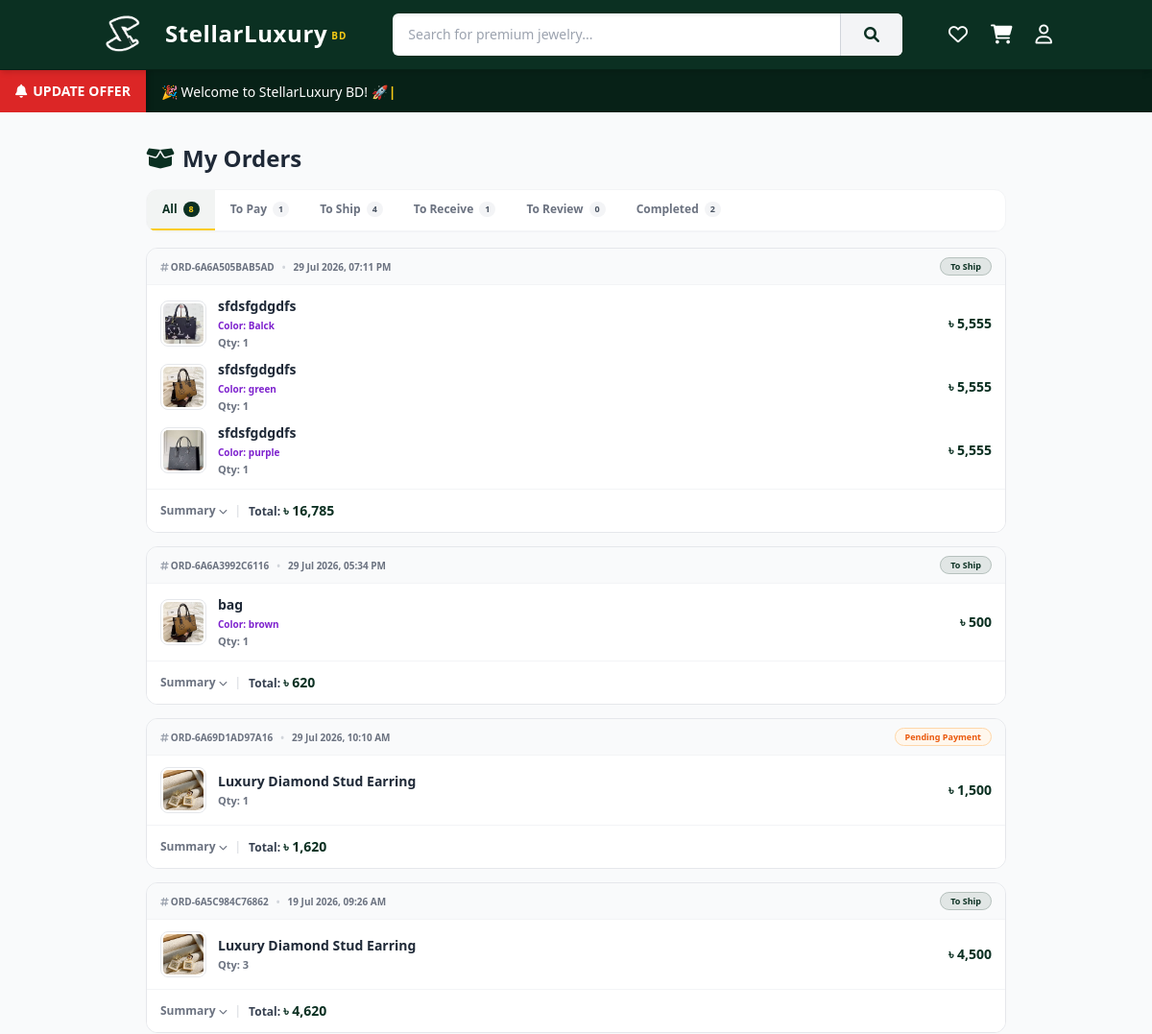
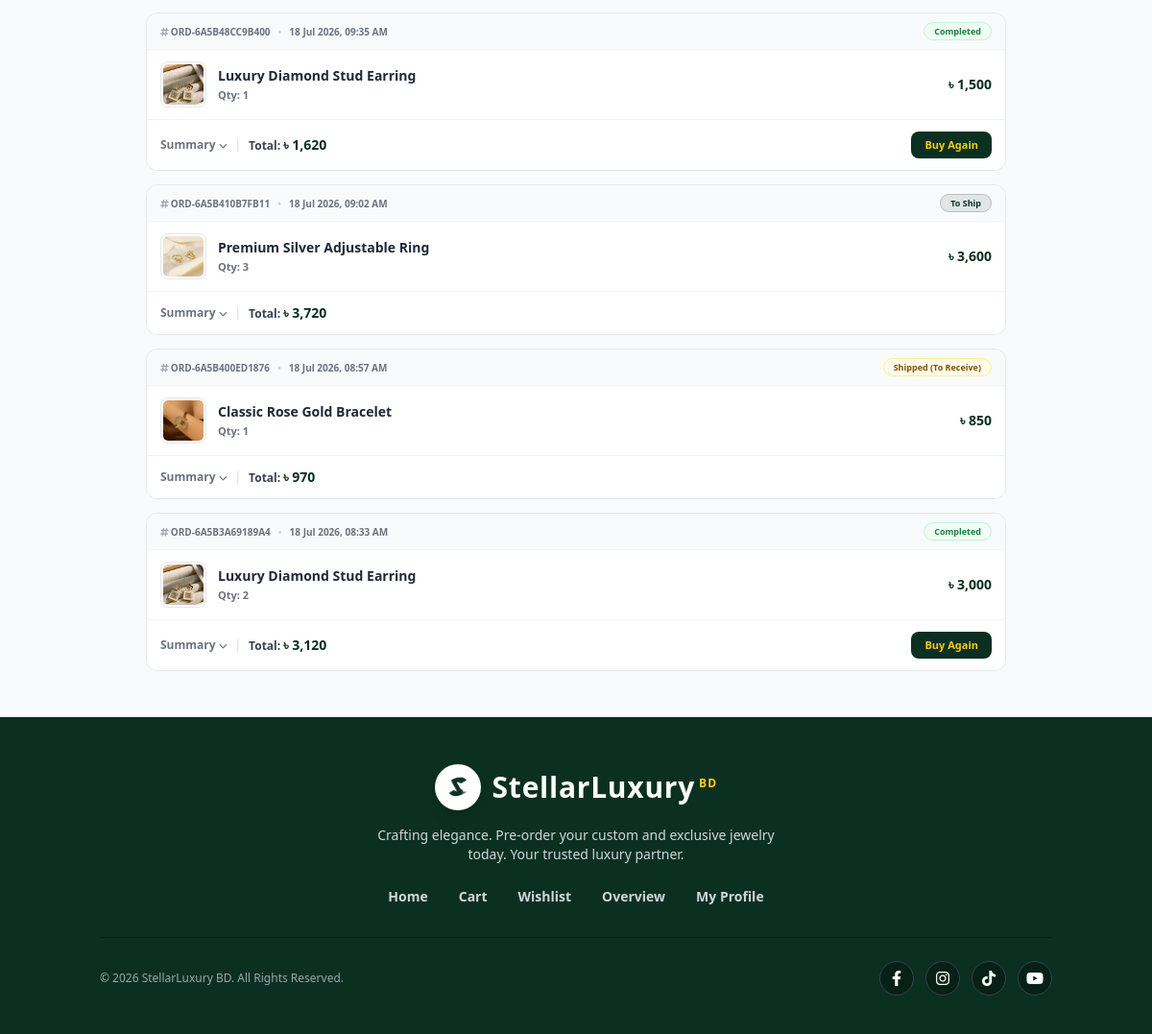
Screenshot of /orders.php (signed in) with the database file from the repository (2 pictures, top to bottom).
### tables this page shows
CREATE TABLE `orders` (
  `id` int(11) NOT NULL,
  `order_id` varchar(50) NOT NULL,
  `user_id` int(11) NOT NULL,
  `total_amount` decimal(10,2) NOT NULL,
  `payment_method` varchar(50) NOT NULL,
  `trx_id` varchar(100) DEFAULT NULL,
  `payment_screenshot` varchar(255) DEFAULT NULL,
  `payment_status` varchar(20) DEFAULT 'Pending',
  `order_status` varchar(20) DEFAULT 'to_pay',
  `shipping_address` text DEFAULT NULL,
  `created_at` timestamp NOT NULL DEFAULT current_timestamp(),
  `status` varchar(50) NOT NULL DEFAULT 'Pending',
  `payment_note` text DEFAULT NULL
);

CREATE TABLE `order_items` (
  `id` int(11) NOT NULL,
  `order_id` int(11) NOT NULL,
  `product_id` int(11) NOT NULL,
  `quantity` int(11) NOT NULL,
  `price` decimal(10,2) NOT NULL,
  `variant_id` int(11) DEFAULT 0
);

CREATE TABLE `products` (
  `id` int(11) NOT NULL,
  `name` varchar(255) NOT NULL,
  `category` varchar(100) NOT NULL,
  `material` varchar(100) NOT NULL,
  `price` decimal(10,2) NOT NULL,
  `old_price` decimal(10,2) DEFAULT NULL,
  `stock_status` varchar(50) NOT NULL,
  `image` varchar(255) NOT NULL,
  `video` varchar(255) DEFAULT NULL,
  `image2` varchar(255) DEFAULT NULL,
  `image3` varchar(255) DEFAULT NULL,
  `image4` varchar(255) DEFAULT NULL,
  `image5` varchar(255) DEFAULT NULL,
  `image6` varchar(255) DEFAULT NULL,
  `image7` varchar(255) DEFAULT NULL,
  `image8` varchar(255) DEFAULT NULL,
  `description` text NOT NULL
);

### orders.php (the view, shortened to what this page needs)
<?php
include 'db.php';
$user_id = $_SESSION['user_id'];
$current_status = isset($_GET['status']) ? $_GET['status'] : 'all';
$counts = ['all' => 0, 'to_pay' => 0, 'to_ship' => 0, 'to_receive' => 0, 'to_review' => 0, 'completed' => 0];
$count_sql = "SELECT order_status, COUNT(*) as count FROM orders WHERE user_id = $user_id GROUP BY order_status";
$count_res = $conn->query($count_sql);
if($count_res && $count_res->num_rows > 0) {
    while($row = $count_res->fetch_assoc()) {
        $status = $row['order_status'];
        if(array_key_exists($status, $counts)) {
            $counts[$status] = $row['count'];
        }
        $counts['all'] += $row['count'];
    }
}
$status_filter = "";
$orders_sql = "SELECT * FROM orders WHERE user_id = $user_id $status_filter ORDER BY id DESC";
$orders_result = $conn->query($orders_sql);
include 'header.php';
?>
<main class="container mx-auto px-3 md:px-6 py-4 md:py-8 flex-grow min-h-[70vh] pb-24 md:pb-12 bg-gray-50">
    <div class="max-w-4xl mx-auto">
        <div class="flex justify-between items-center mb-4">
            <h1 class="text-xl md:text-2xl font-black text-gray-800 flex items-center gap-2">
                <i class="fas fa-box-open text-[#0B3022]"></i> My Orders
            </h1>
        </div>
        <div class="bg-white rounded-xl shadow-xs border border-gray-100 mb-4 overflow-hidden">
            <div class="flex overflow-x-auto no-scrollbar border-b border-gray-100 text-xs font-bold">
                <?php
                $tabs = [
                    'all' => 'All',
                    'to_pay' => 'To Pay',
                    'to_ship' => 'To Ship',
                    'to_receive' => 'To Receive',
                    'to_review' => 'To Review',
                    'completed' => 'Completed'
                ];
                foreach($tabs as $key => $label):
                    $active = ($current_status == $key);
                ?>
                <a href="orders.php?status=<?php echo $key; ?>" class="flex flex-shrink-0 items-center px-4 py-3 transition-all border-b-2 <?php echo $active ? 'text-[#0B3022] border-[#facc15] bg-[#0B3022]/5 font-black' : 'text-gray-500 border-transparent hover:text-[#0B3022]'; ?>">
                    <?php echo $label; ?>
                    <span class="ml-1.5 <?php echo $active ? 'bg-[#0B3022] text-[#facc15]' : 'bg-gray-100 text-gray-600'; ?> px-1.5 py-0.2 rounded-full text-[9px]"><?php echo $counts[$key]; ?></span>
                </a>
                <?php endforeach; ?>
            </div>
        </div>
        <div class="space-y-3.5">
            <?php if($orders_result && $orders_result->num_rows > 0): ?>
                <?php while($order = $orders_result->fetch_assoc()):
                    $order_id = $order['id'];
                    $pay_stat = strtolower($order['payment_status']);
                    $ord_stat = $order['order_status'];
                    $status_badge = "";
                    if($ord_stat == 'to_pay') {
                        if($pay_stat == 'paid' || $pay_stat == 'received' || $pay_stat == 'approved') {
                            $status_badge = "<span class='bg-blue-50 text-blue-700 px-2.5 py-0.5 rounded-full text-[9px] font-black border border-blue-200 whitespace-nowrap'>Payment Approved</span>";
                        } else {
                            $status_badge = "<span class='bg-orange-50 text-orange-600 px-2.5 py-0.5 rounded-full text-[9px] font-black border border-orange-200 whitespace-nowrap'>Pending Payment</span>";
                        }
                    } elseif($ord_stat == 'to_ship') {
                        $status_badge = "<span class='bg-[#0B3022]/10 text-[#0B3022] px-2.5 py-0.5 rounded-full text-[9px] font-black border border-[#0B3022]/20 whitespace-nowrap'>To Ship</span>";
                    } elseif($ord_stat == 'to_receive') {
                        $status_badge = "<span class='bg-yellow-50 text-yellow-800 px-2.5 py-0.5 rounded-full text-[9px] font-black border border-yellow-200 whitespace-nowrap'>Shipped (To Receive)</span>";
                    } elseif($ord_stat == 'to_review') {
                        $status_badge = "<span class='bg-purple-50 text-purple-700 px-2.5 py-0.5 rounded-full text-[9px] font-black border border-purple-200 whitespace-nowrap'>Review Needed</span>";
                    } elseif($ord_stat == 'completed') {
                        $status_badge = "<span class='bg-green-50 text-green-700 px-2.5 py-0.5 rounded-full text-[9px] font-black border border-green-200 whitespace-nowrap'>Completed</span>";
                    }
                ?>
                <div class="bg-white rounded-xl shadow-xs border border-gray-200 overflow-hidden text-xs">
                    <div class="bg-gray-50/90 border-b border-gray-100 px-3.5 py-2.5 flex flex-wrap justify-between items-center gap-2">
                        <div class="flex items-center gap-2 text-[10px] text-gray-500 font-bold break-all">
                            <span><i class="fas fa-hashtag text-gray-400 mr-0.5"></i><?php echo htmlspecialchars($order['order_id']); ?></span>
                            <span class="text-gray-300">•</span>
                            <span><?php echo date('d M Y, h:i A', strtotime($order['created_at'])); ?></span>
                        </div>
                        <div class="flex-shrink-0"><?php echo $status_badge; ?></div>
                    </div>
                    <div class="px-3.5 py-3 space-y-2.5">
                        <?php
                        $items_sql = "SELECT order_items.*, products.name, products.image,
                                     COALESCE(product_color_variants.variant_image, '') as variant_image,
                                     COALESCE(product_color_variants.color_name, '') as color_name
                                     FROM order_items
                                     JOIN products ON order_items.product_id = products.id
                                     LEFT JOIN product_color_variants ON order_items.variant_id = product_color_variants.id
                                     WHERE order_items.order_id = $order_id";
                        $items_res = $conn->query($items_sql);
                        $first_product_id = 0;
                        if($items_res && $items_res->num_rows > 0):
                            $count = 0;
                            while($item = $items_res->fetch_assoc()):
                                if($count == 0) $first_product_id = $item['product_id'];
                                $count++;
                                $display_img = !empty($item['variant_image']) ? $item['variant_image'] : $item['image'];
                        ?>
                        <div class="flex items-start sm:items-center gap-3">
                            <img src="<?php echo $display_img; ?>" class="w-12 h-12 object-cover rounded-lg border border-gray-200 bg-white p-0.5 flex-shrink-0">
                            <div class="flex-1 min-w-0">
                                <h4 class="font-bold text-gray-800 text-xs md:text-sm leading-snug break-words"><?php echo htmlspecialchars($item['name']); ?></h4>
                                <?php if(!empty($item['color_name'])): ?>
                                    <p class="text-[10px] font-extrabold text-purple-700 mt-0.5">Color: <?php echo htmlspecialchars($item['color_name']); ?></p>
                                <?php endif; ?>
                                <p class="text-[11px] text-gray-500 font-bold mt-0.5">Qty: <?php echo $item['quantity']; ?></p>
                            </div>
                            <span class="font-black text-[#0B3022] text-xs sm:text-sm flex-shrink-0 self-center">৳ <?php echo number_format($item['price'] * $item['quantity']); ?></span>
                        </div>
                        <?php
                            endwhile;
                        endif;
                        ?>
                    </div>
                    <div class="border-t border-gray-100 bg-white px-3.5 py-3 flex flex-wrap justify-between items-center gap-3">
                        <div class="flex items-center gap-2">
                            <button onclick="toggleSummary(<?php echo $order_id; ?>)" class="text-xs font-bold text-gray-500 hover:text-[#0B3022] transition flex items-center gap-1">
                                Summary <i id="icon_summary_<?php echo $order_id; ?>" class="fas fa-chevron-down text-[9px]"></i>
                            </button>
                            <span class="text-gray-300">|</span>
                            <span class="font-bold text-gray-700 text-xs">Total: <span class="font-black text-[#0B3022] text-sm">৳ <?php echo number_format($order['total_amount']); ?></span></span>
                        </div>
                        <div class="flex gap-2">
                            <?php if($ord_stat == 'completed'): ?>
                                <a href="product_variant.php?id=<?php echo $first_product_id; ?>" class="bg-[#0B3022] text-[#facc15] text-[11px] font-extrabold px-3.5 py-1.5 rounded-lg hover:bg-[#072117] transition shadow-xs">Buy Again</a>
                            <?php elseif($ord_stat == 'to_review'): ?>
                                <button onclick="toggleReviewForm(<?php echo $order_id; ?>)" class="bg-[#facc15] text-[#0B3022] text-[11px] font-black px-4 py-1.5 rounded-lg hover:bg-yellow-500 transition shadow-xs flex items-center gap-1.5 animate-pulse">
                                    <i class="fas fa-star"></i> Collect 10 Points
                                </button>
                            <?php endif; ?>
                        </div>
                    </div>
                </div>
                <?php endwhile; ?>
            <?php endif; ?>
        </div>
    </div>
</main>
<?php include 'footer.php'; ?>

### header.php (style rules this page uses)
.no-scrollbar { -ms-overflow-style: none; scrollbar-width: none; }

### orders.php (style rules this page uses)
.no-scrollbar { -ms-overflow-style: none; scrollbar-width: none; }

### rows the page displays
orders: order "ORD-6A6A505BAB5AD", created_at "29 Jul 2026, 07:11 PM", order_status "To Ship", total_amount "16,785"
order_items: shows a picture, product.name "sfdsfgdgdfs", color_name "Balck", quantity "1", $item['price'] * $item['quantity'] "5,555"
order_items: product.name "sfdsfgdgdfs", color_name "green", quantity "1", $item['price'] * $item['quantity'] "5,555"
order_items: shows a picture, product.name "sfdsfgdgdfs", color_name "purple", quantity "1", $item['price'] * $item['quantity'] "5,555"
orders: order "ORD-6A6A3992C6116", created_at "29 Jul 2026, 05:34 PM", order_status "To Ship", total_amount "620"
order_items: product.name "bag", color_name "brown", quantity "1", $item['price'] * $item['quantity'] "500"
orders: order "ORD-6A69D1AD97A16", created_at "29 Jul 2026, 10:10 AM", payment_status "Pending Payment", total_amount "1,620"
order_items: product.image (picture), product.name "Luxury Diamond Stud Earring", quantity "1", $item['price'] * $item['quantity'] "1,500"
orders: order "ORD-6A5C984C76862", created_at "19 Jul 2026, 09:26 AM", order_status "To Ship", total_amount "4,620"
order_items: product.image (picture), product.name "Luxury Diamond Stud Earring", quantity "3", $item['price'] * $item['quantity'] "4,500"
orders: order "ORD-6A5B48CC9B400", created_at "18 Jul 2026, 09:35 AM", order_status "Completed", total_amount "1,620"
order_items: product.image (picture), product.name "Luxury Diamond Stud Earring", quantity "1", $item['price'] * $item['quantity'] "1,500"
orders: order "ORD-6A5B410B7FB11", created_at "18 Jul 2026, 09:02 AM", order_status "To Ship", total_amount "3,720"
order_items: product.image (picture), product.name "Premium Silver Adjustable Ring", quantity "3", $item['price'] * $item['quantity'] "3,600"
orders: order "ORD-6A5B400ED1876", created_at "18 Jul 2026, 08:57 AM", order_status "Shipped (To Receive)", total_amount "970"
order_items: product.image (picture), product.name "Classic Rose Gold Bracelet", quantity "1", $item['price'] * $item['quantity'] "850"
orders: order "ORD-6A5B3A69189A4", created_at "18 Jul 2026, 08:33 AM", order_status "Completed", total_amount "3,120"
order_items: product.image (picture), product.name "Luxury Diamond Stud Earring", quantity "2", $item['price'] * $item['quantity'] "3,000"

### other values shown
$label "All"
$counts[$key] "8"
$label "To Pay"
$counts[$key] "1"
$label "To Ship"
$counts[$key] "4"
$label "To Receive"
$label "To Review"
$counts[$key] "0"
$label "Completed"
$counts[$key] "2"
